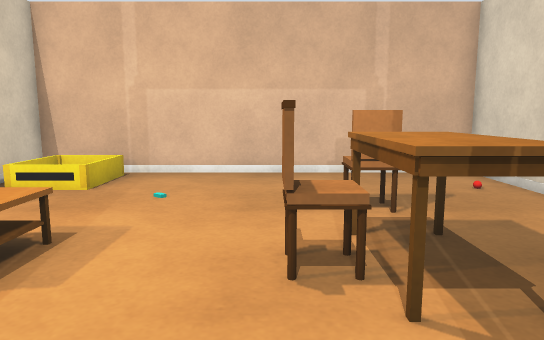
view 1 (above)

16 first-person views from a walk through a Gazebo world. The camera is 0.9 m above the floor, tilts 8° down and sees 70° across. The floor is counted in squares, 0.5 m on a side. Each view is taken from the middle of a square. On the plan, view 1 faces up. The plan holds only what a view shows up to about 18 squares ahead; the rest is blank.

view 2
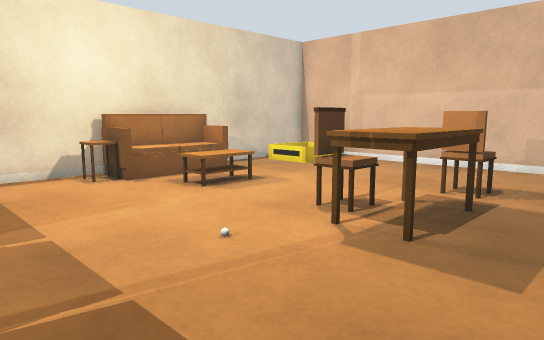

view 3
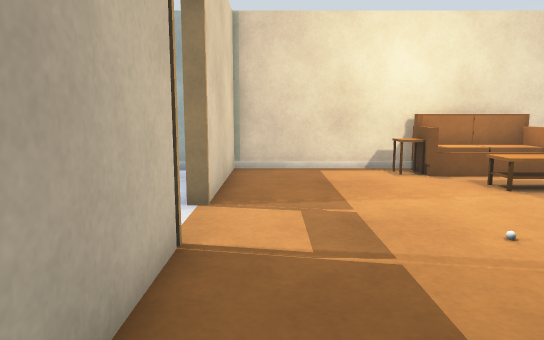

view 4
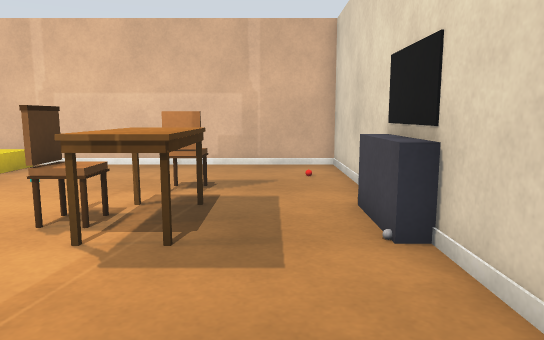

view 5
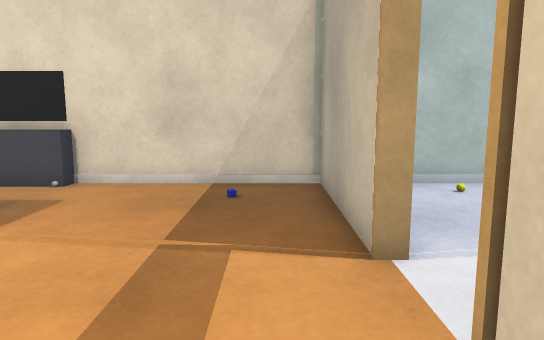

view 6
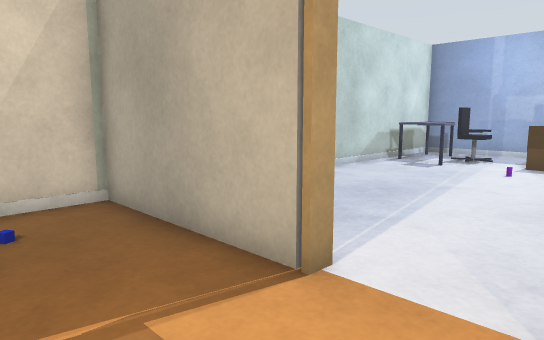

view 7
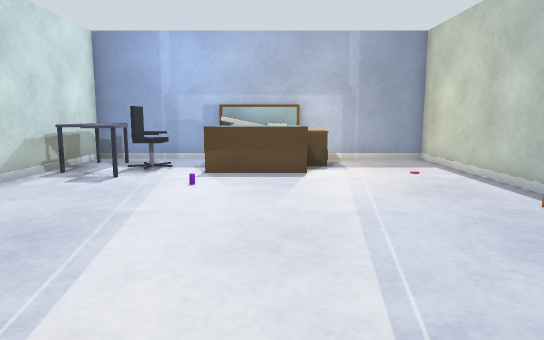

view 8
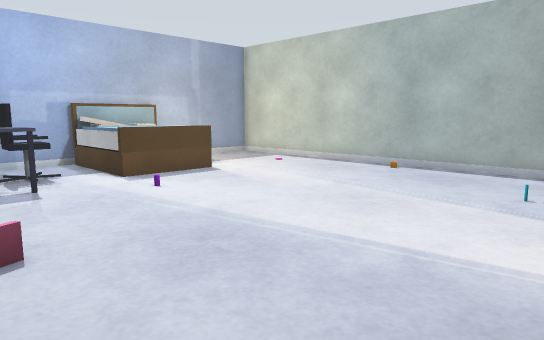

view 9
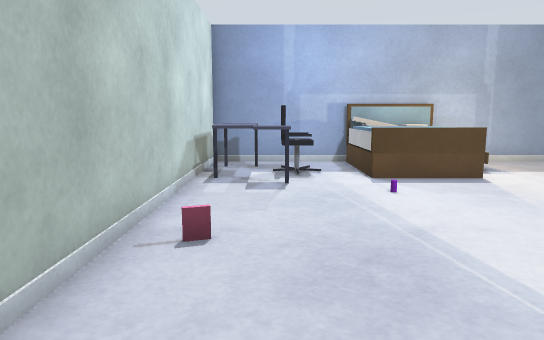

view 10
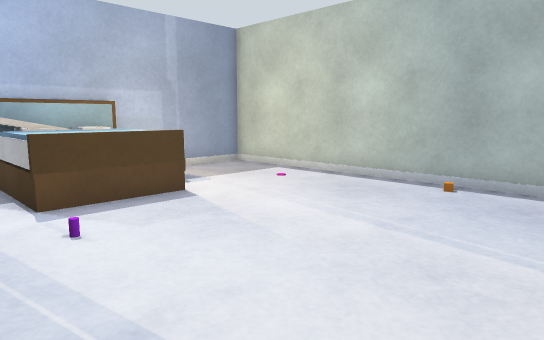

view 11
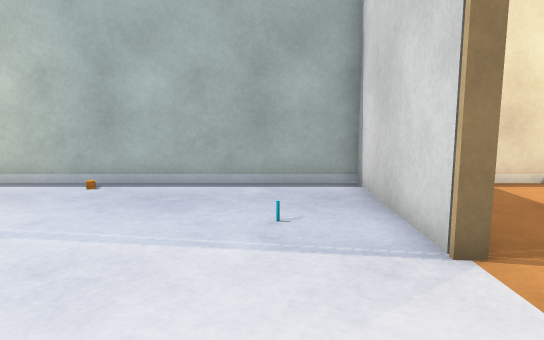

view 12
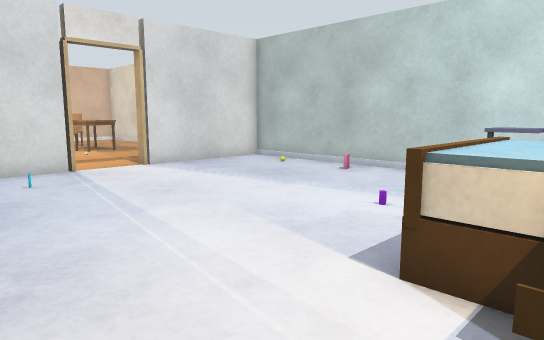

view 13
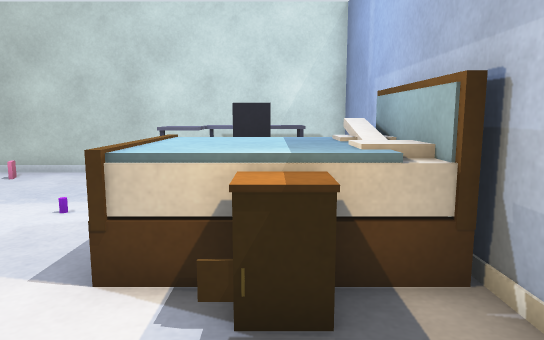

view 14
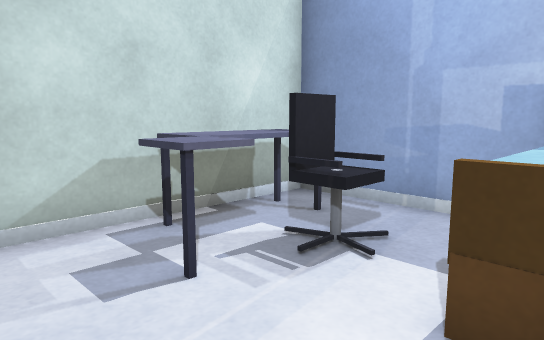

view 15
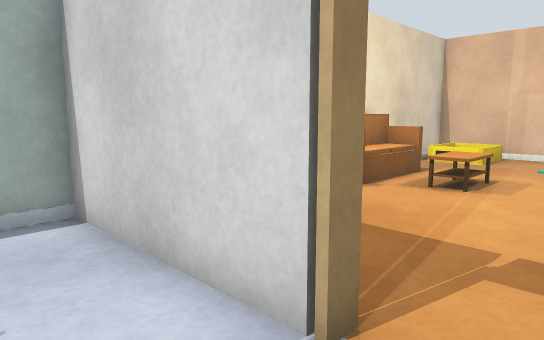

view 16
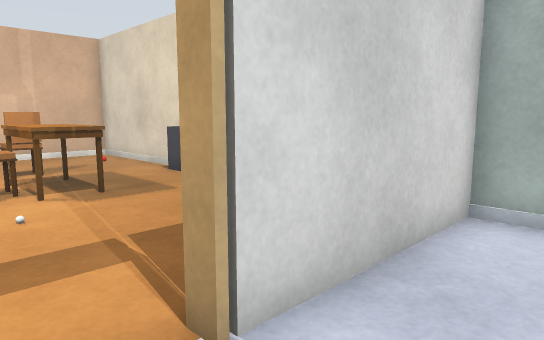

### Floor plan
Key: @ floor where view 1 was taken; # wall or solid block; . floor; / step, stairs or slope; = window, fence, low wall or low ledge; C chair; T table; F coffee table; S sofa; I side table; L door leaf; B blue box; P purple cylinder; E desk; A bed; N cabinet; R red box; O other object.
Columns run from 8 left of view 1 to 7 right of it. Each row starts with its distance up from view 1.
 13 ################
 12 #//////////////#
 11 #/OO........../#
 10 #/ O.........O/#
  9 #/............/#
  8 #/........C.../#
  7 #/........C.../#
  6  SS.......T.../#
  5  SS.FF..CCT...=#
  4  SS.FF..CCT...O
  3  SI.......T....#
  2 #.I......O.....#
  1 #..............#
  0 #.......@......#
 -1 #...........B..#
 -2 #..............#
 -3 ######L..L######
 -4 #............./#
 -5 #............./#
 -6 #....O.......O/#
 -7 #............./#
 -8 #............./#
 -9 #............./#
-10 #.O..........R/#
-11 #............./#
-12 #/............/#
-13 #/.......P..../#
-14 #/..........E./#
-15 #/....AAAA..EE/#
-16 #/....AAAA.C.E.#
-17 #/...NNAAA.C.E.#
-18 #/....AAAA...E.#
-19 #/////AAAA.....#
-20 ######    ######

Where each view was taken, in squares from view 1:
view 1: 0 up, 0 right, facing up
view 2: 2 down, 5 right, facing up-left
view 3: 2 down, 6 right, facing left
view 4: 2 down, 4 right, facing up
view 5: 2 down, 4 left, facing right
view 6: 0 up, 2 left, facing down-right
view 7: 3 down, 1 left, facing down
view 8: 4 down, 6 right, facing down-left
view 9: 4 down, 4 right, facing down
view 10: 7 down, 3 right, facing down-left
view 11: 6 down, 3 right, facing left
view 12: 17 down, 6 left, facing up-right
view 13: 17 down, 6 left, facing right
view 14: 12 down, 0 right, facing down-right
view 15: 6 down, 0 right, facing up-left
view 16: 6 down, 1 left, facing up-right
